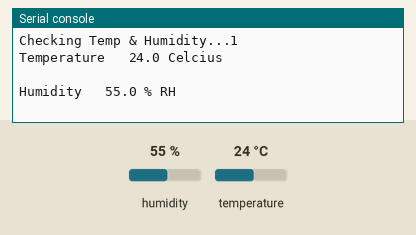
A program run on a simulated MicroPython board. Parts: the last lines printed to the serial console. Inputs (shaded band) come from the test bench; at power-on: humidity 55 %, temperature 24 °C.

Above: at 1.2 s.
1.3 s: humidity set to 22 %
At 11.0 s:
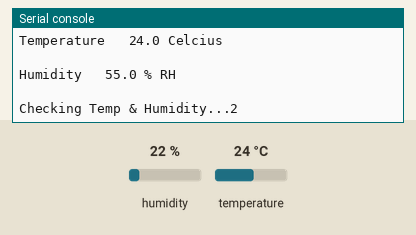
11.8 s: temperature set to 12 °C
At 22.1 s:
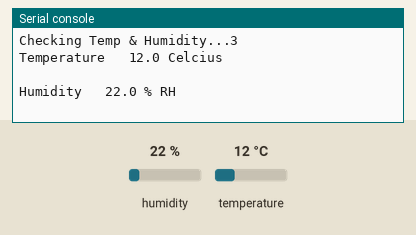
22.3 s: humidity set to 40 %
At 32.8 s:
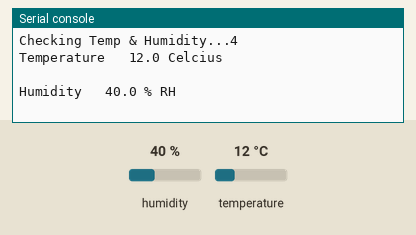
Timing chart, 0 to 34.3 s (numbered marks = the images above; inputs shaded):
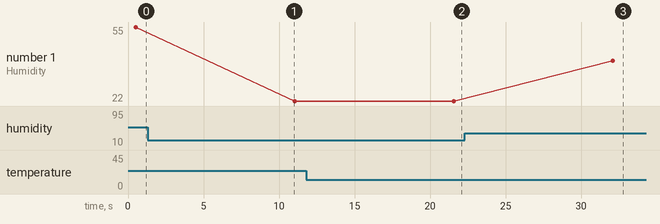

The program:

temp_hum_dht.py
```python
# This script uses the DHT22 sensor to return temperature and humidity.
# Uses a one-wire method of connection to the device:

# This file was created on 30/03/2017
# Author: George Kaimakis


import machine
import dht
from time import sleep

sen = dht.DHT22(machine.Pin(2))

INTERVAL    = 10    # delay between readings:
PAUSE       = 0.5   # small pause before printing results (for effect!):

# print the device id before entering the loop:
print()
print('sensor id {}'.format('dht'))     # not a sensor scan:
print()

counter = 0     # reset counter:

while True:
    print("Checking Temp & Humidity...{0}".format(counter + 1))
    #print()
    sen.measure()
    sleep(PAUSE)
    print("Temperature \t{0:3.1f} Celcius".format(sen.temperature()))
    print()
    print("Humidity \t{0:3.1f} % RH".format(sen.humidity()))
    print()
    counter += 1    # increment counter:
    sleep(INTERVAL)
```

Measured:
- after the input at 11.8 s, the serial console: prints a new line after 9.8 s (image 2)
- after the input at 22.3 s, the serial console: prints a new line after 9.8 s (image 3)
- plotted number 1: 55 → 22 after the input at 1.3 s, 22 → 40 after the input at 22.3 s
